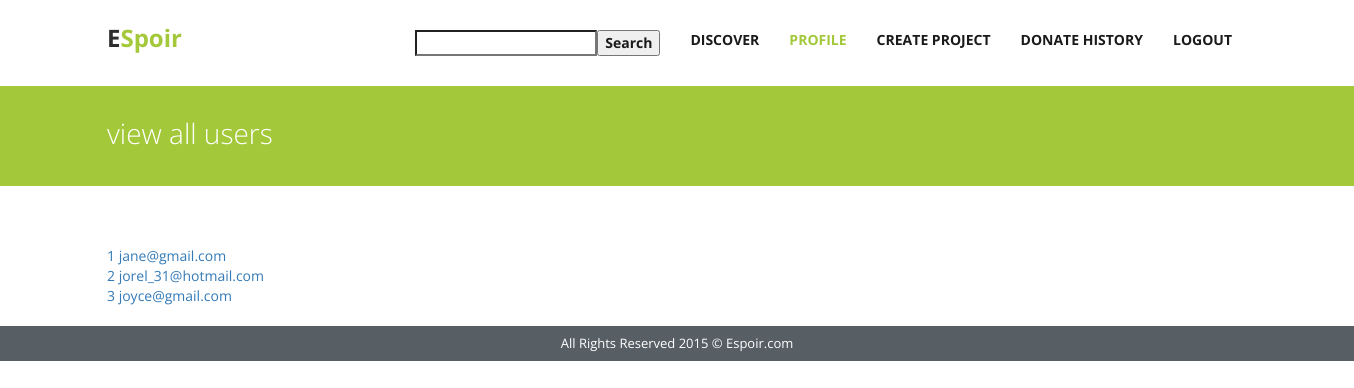
Page /viewAllUsers.php (signed in) on the committed database.
### tables this page shows
CREATE TABLE IF NOT EXISTS `user` (
  `userEmail` varchar(255) NOT NULL,
  `password` varchar(255) NOT NULL,
  `firstName` varchar(255) NOT NULL,
  `lastName` varchar(255) NOT NULL,
  `nationality` varchar(50) NOT NULL,
  `birthday` date NOT NULL,
  `gender` enum('Female','Male') NOT NULL,
  `picScr` blob NOT NULL,
  `picName` varchar(8000) NOT NULL,
  `bio` text,
  `type` enum('Normal','Admin') NOT NULL DEFAULT 'Normal'
);

### viewAllUsers.php (the view, shortened to what this page needs)
<!DOCTYPE html>
<html lang="en">
<head>
    <link href="css/bootstrap.css" rel="stylesheet">
    <link href="//maxcdn.bootstrapcdn.com/font-awesome/4.2.0/css/font-awesome.min.css" rel="stylesheet">
    <link href="css/responsiveslides.css" rel="stylesheet">
    <link href="css/style.css" rel="stylesheet">
</head>
<?php
    include("db.php");
	$emailtxt = $_SESSION["emailtxt"];
  ?>
<body data-responsejs='{ "create": [ { "prop": "width", "breakpoints": [0, 320, 481, 641, 961, 1025, 1281, 1400] }]}'>
    <div class="wrapper">
        <div class="container">
            <nav class="navbar navbar-default">
                <div class="container-fluid">
                    <div class="navbar-header">
                        <a class="navbar-brand">E<span>Spoir</span></a>
                    </div>
                    <div class="collapse navbar-collapse pull-right" id="bs-example-navbar-collapse-1">
                        <ul class="nav navbar-nav">
                            <li><a><form method="post" action="search.php"><input type="Search" name="keyword"><input type="submit" value="Search"></form></a></li>
                            <li><a href="discoverlogin.php">Discover</a></li>
                            <li class="active"><a href="profile.php">Profile<span class="sr-only">(current)</span></a></li>
                            <li><a href="createProject.php">Create Project </a></li>
                            <li><a href="transactions.php">Donate History </a></li>
                            <li><a href="logout.php" id="logout">Logout</a></li>
                        </ul>
                    </div>
                </div>
            </nav>
        </div>
    </div>
    <div class="inner-head">
        <div class="container">
            <div class="col-lg-12">
                <h4 class="pull-left">view all users </h4>
            </div>
        </div>
    </div>
    <div class="inner-page services">
        <div class="container">
            <div class="col-md-6">
                <table>
                    <?php
                        $sql2 = "SELECT * FROM user WHERE userEmail != '$emailtxt'";
                        $result2=mysqli_query($mysqli,$sql2);
                        $count = 1;
                        foreach ($result2 as $a ){
                    ?>
                            <tr><td><a href="viewProfile.php?id=<?php echo $a["userEmail"] ?>"><?php echo $count++ ?> <?php echo $a["userEmail"] ?></a></td></tr>
                    <?php
                        }
                    ?>
                </table>
                <br />
            </div>
        </div>
    </div>
    <div class="copyright">
        <div class="container">
            <p>All Rights Reserved 2015 &copy; Espoir.com</p>
        </div>
    </div>
</body>
</html>

### css/style.css (style rules this page uses)
* { font-family: 'Open Sans', sans-serif; }
.wrapper { width: 100%; margin: 0 auto; }
@media (min-width:1200px) { .wrapper { width: 1344px; margin: 0 auto; } }
@media (min-width:1200px) { .container { padding: 0; position: relative; } }
@media (min-width:1200px) { div#bs-example-navbar-collapse-1 { padding-right: 0; } }
a, a:hover, a:focus { text-decoration: none; }
h4 { font-size: 16px; font-weight: bold; text-transform: uppercase; margin-bottom: 0px; margin-top: 20px; }
p { color: #969696; font-size: 13px; }
.navbar-brand span { color: #A3C83A; }
a.navbar-brand { color: #2f2e2e !important; font-weight: bold; font-size: 24px; padding-top: 28px; }
.navbar { margin-bottom: 0; }
.navbar-default .navbar-nav > .active > a, .navbar-default .navbar-nav > .active > a:hover, .navbar-default .navbar-nav > .active > a:focus { background-color: inherit; color: #A3C83A; }
.navbar-default .navbar-nav > li > a { font-size: 14px; font-weight: bold; color: #1b1a1a ; text-transform: uppercase; padding-top: 30px; padding-bottom: 30px; }
.navbar-default { background-color: inherit; border: none; }
.copyright .container p { color: white; text-align: center; margin: 8px; }
.copyright { background: #575F65; }
.inner-head h4 { font-size: 28px; font-weight: 300; text-transform: lowercase; color: white; margin-top: 32px; }
.inner-head { background: #A3C83A; min-height: 100px; margin-bottom: 60px; }

### rows in the picture
user: userEmail "jane@gmail.com"
user: userEmail "jorel_31@hotmail.com"
user: userEmail "joyce@gmail.com"
